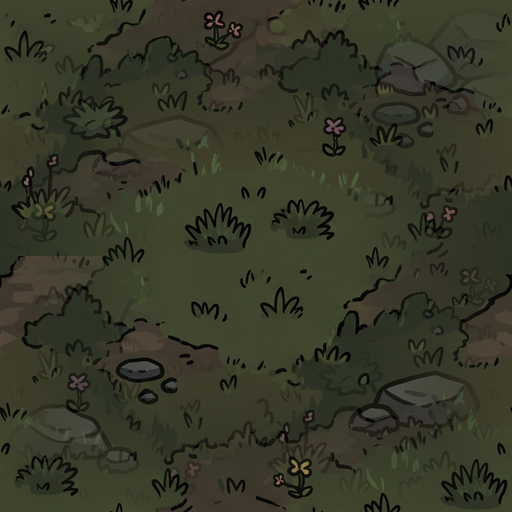
#> input picture img/ground_grass.png, 512 x 512 px
$ python seamless.py ../img/ground_grass.png out.png
#> lines starting #> are read from the running program, lines starting #| are printed output that depends on the picture
#!/usr/bin/env python3
"""바닥 그림을 이어 붙여도 이음새가 안 보이는 타일로 만듭니다.
사용: python3 tools/seamless.py 원본.png img/ground_grass.png [--size 512]"""
import sys, argparse
import numpy as np
from PIL import Image
ap = argparse.ArgumentParser(); ap.add_argument('src'); ap.add_argument('out'); ap.add_argument('--size', type=int, default=512)
ap.add_argument('--flatten', type=float, default=0, help='0~1: 그림 전체에 걸친 밝기·색 쏠림(비네팅)을 평평하게. 반복 타일이 네모로 보일 때 0.8 정도')
a = ap.parse_args()
im = Image.open(a.src).convert('RGB')
#> im is the input picture: PIL image 512x512 RGB; mean R, G, B 54.3, 56.2, 40
s = min(im.size); im = im.crop(((im.width - s) // 2, (im.height - s) // 2, (im.width + s) // 2, (im.height + s) // 2)).resize((a.size, a.size), Image.LANCZOS)
#> after `s = min(im.size)`: s = 512
A = np.asarray(im).astype(np.float32); n = a.size
if a.flatten > 0:
    from scipy import ndimage
    blur = np.stack([ndimage.gaussian_filter(A[..., c], n / 6, mode='wrap') for c in range(3)], -1)
    mean = A.reshape(-1, 3).mean(0)
    A = A * (1 - a.flatten) + (A - blur + mean) * a.flatten
# 겹쳐 잇기: 그림 끝부분(ov)을 시작 부분에 겹쳐 서서히 섞음 → 오른쪽 끝과 왼쪽 시작이 자연스럽게 이어짐 (가로 → 세로)
def wrap(X, axis, frac=0.22):
#> called with axis = 1, frac = 0.22
    m = X.shape[axis]; ov = int(m * frac); keep = m - ov
#> after `m = X.shape[axis]`: m = 512
#> after `ov = int(m * frac)`: ov = 112
#> after `keep = m - ov`: keep = 400
    head = np.take(X, range(ov), axis); tail = np.take(X, range(keep, m), axis)
    r = np.linspace(0, 1, ov); r = r * r * (3 - 2 * r); r = r.reshape((-1, 1, 1) if axis == 0 else (1, -1, 1))
#> after `r = np.linspace(0, 1, ov)`: r = 112 values from 0 to 1
    mixed = tail * (1 - r) + head * r                                  # 시작 부분: 끝 그림 → 원래 그림으로
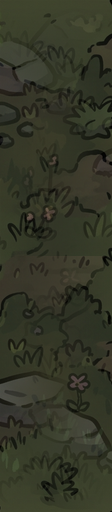
#> mixed: shape (512, 112, 3) float64; mean R, G, B 52.3, 54.8, 39.5
    body = np.take(X, range(ov, keep), axis)
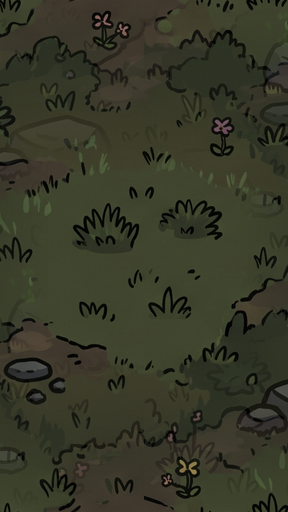
#> body: shape (512, 288, 3) float32; mean R, G, B 55, 56.7, 40.1
    return np.concatenate([mixed, body], axis)
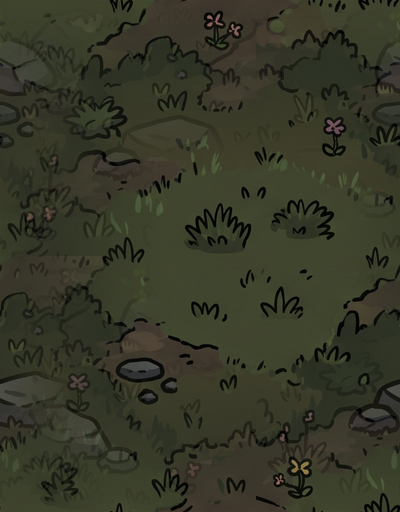
#> returned value: shape (512, 400, 3) float64; mean of channels 0, 1, 2 54.2, 56.1, 39.9; drawn as R, G, B
out = wrap(wrap(A, 1), 0)
#> call 2 of wrap, with axis = 0, frac = 0.22
#> in wrap (call 2), `head = np.take(X, range(ov), axis)`:
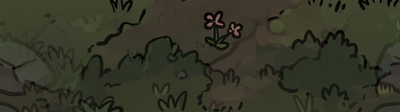
#> head: shape (112, 400, 3) float64; mean of channels 0, 1, 2 53.2, 54.3, 39.5; drawn as R, G, B
#> in wrap (call 2), `mixed = tail * (1 - r) + head * r`:
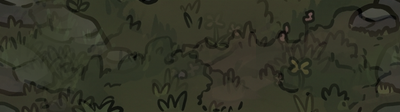
#> mixed: shape (112, 400, 3) float64; mean R, G, B 51.4, 52.7, 38.6
#> in wrap (call 2), `body = np.take(X, range(ov, keep), axis)`:
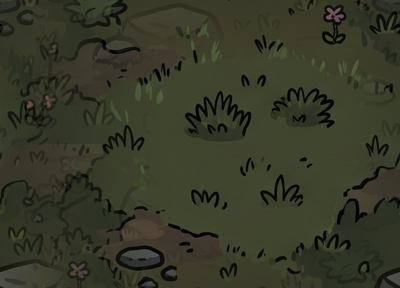
#> body: shape (288, 400, 3) float64; mean R, G, B 54.8, 57.3, 40.2
#> in wrap (call 2), `return np.concatenate([mixed, body], axis)`:
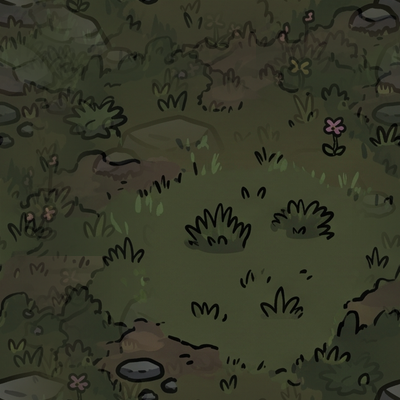
#> returned value: shape (400, 400, 3) float64; mean of channels 0, 1, 2 53.9, 56, 39.7; drawn as R, G, B
out = np.asarray(Image.fromarray(out.clip(0, 255).astype(np.uint8)).resize((n, n), Image.LANCZOS)).astype(np.float32)
Image.fromarray(out.clip(0, 255).astype(np.uint8)).save(a.out)
print('saved', a.out)
